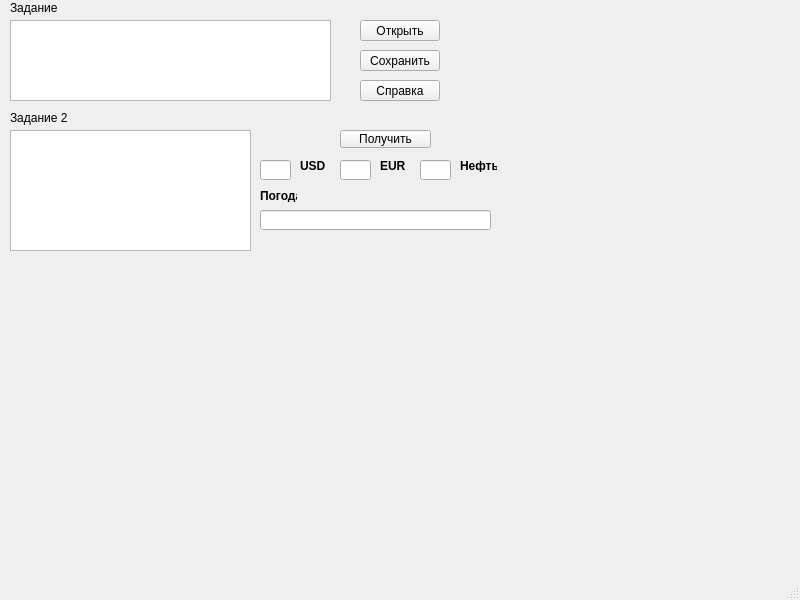
<?xml version="1.0" encoding="UTF-8"?>
<ui version="4.0">
 <class>MainWindow</class>
 <widget class="QMainWindow" name="MainWindow">
  <property name="geometry">
   <rect>
    <x>0</x>
    <y>0</y>
    <width>800</width>
    <height>600</height>
   </rect>
  </property>
  <property name="windowTitle">
   <string>MainWindow</string>
  </property>
  <widget class="QWidget" name="centralwidget">
   <widget class="QPlainTextEdit" name="plainTextEdit">
    <property name="geometry">
     <rect>
      <x>10</x>
      <y>20</y>
      <width>321</width>
      <height>81</height>
     </rect>
    </property>
   </widget>
   <widget class="QPushButton" name="pushButton_open">
    <property name="geometry">
     <rect>
      <x>360</x>
      <y>20</y>
      <width>80</width>
      <height>21</height>
     </rect>
    </property>
    <property name="text">
     <string>Открыть</string>
    </property>
   </widget>
   <widget class="QPushButton" name="pushButton_save">
    <property name="geometry">
     <rect>
      <x>360</x>
      <y>50</y>
      <width>80</width>
      <height>21</height>
     </rect>
    </property>
    <property name="text">
     <string>Сохранить</string>
    </property>
   </widget>
   <widget class="QPushButton" name="pushButton_info">
    <property name="geometry">
     <rect>
      <x>360</x>
      <y>80</y>
      <width>80</width>
      <height>21</height>
     </rect>
    </property>
    <property name="text">
     <string>Справка</string>
    </property>
   </widget>
   <widget class="QLabel" name="label">
    <property name="geometry">
     <rect>
      <x>10</x>
      <y>0</y>
      <width>51</width>
      <height>16</height>
     </rect>
    </property>
    <property name="text">
     <string>Задание 1</string>
    </property>
   </widget>
   <widget class="QLabel" name="label_2">
    <property name="geometry">
     <rect>
      <x>10</x>
      <y>110</y>
      <width>61</width>
      <height>16</height>
     </rect>
    </property>
    <property name="text">
     <string>Задание 2</string>
    </property>
   </widget>
   <widget class="QPlainTextEdit" name="plainTextEdit_2">
    <property name="geometry">
     <rect>
      <x>10</x>
      <y>130</y>
      <width>241</width>
      <height>121</height>
     </rect>
    </property>
   </widget>
   <widget class="QPushButton" name="pushButton_get">
    <property name="geometry">
     <rect>
      <x>340</x>
      <y>130</y>
      <width>91</width>
      <height>18</height>
     </rect>
    </property>
    <property name="text">
     <string>Получить</string>
    </property>
   </widget>
   <widget class="QLineEdit" name="lineEditUSD">
    <property name="geometry">
     <rect>
      <x>260</x>
      <y>160</y>
      <width>31</width>
      <height>20</height>
     </rect>
    </property>
   </widget>
   <widget class="QLineEdit" name="lineEditEUR">
    <property name="geometry">
     <rect>
      <x>340</x>
      <y>160</y>
      <width>31</width>
      <height>20</height>
     </rect>
    </property>
   </widget>
   <widget class="QLineEdit" name="lineEditOIL">
    <property name="geometry">
     <rect>
      <x>420</x>
      <y>160</y>
      <width>31</width>
      <height>20</height>
     </rect>
    </property>
   </widget>
   <widget class="QLabel" name="label_3">
    <property name="geometry">
     <rect>
      <x>300</x>
      <y>160</y>
      <width>37</width>
      <height>12</height>
     </rect>
    </property>
    <property name="font">
     <font>
      <bold>true</bold>
     </font>
    </property>
    <property name="text">
     <string>USD</string>
    </property>
   </widget>
   <widget class="QLabel" name="label_4">
    <property name="geometry">
     <rect>
      <x>380</x>
      <y>160</y>
      <width>37</width>
      <height>12</height>
     </rect>
    </property>
    <property name="font">
     <font>
      <bold>true</bold>
     </font>
    </property>
    <property name="text">
     <string>EUR</string>
    </property>
   </widget>
   <widget class="QLabel" name="label_5">
    <property name="geometry">
     <rect>
      <x>460</x>
      <y>160</y>
      <width>37</width>
      <height>12</height>
     </rect>
    </property>
    <property name="font">
     <font>
      <bold>true</bold>
     </font>
    </property>
    <property name="text">
     <string>Нефть</string>
    </property>
   </widget>
   <widget class="QLabel" name="label_6">
    <property name="geometry">
     <rect>
      <x>260</x>
      <y>190</y>
      <width>37</width>
      <height>12</height>
     </rect>
    </property>
    <property name="font">
     <font>
      <bold>true</bold>
     </font>
    </property>
    <property name="text">
     <string>Погода</string>
    </property>
   </widget>
   <widget class="QLineEdit" name="lineEditW">
    <property name="geometry">
     <rect>
      <x>260</x>
      <y>210</y>
      <width>231</width>
      <height>20</height>
     </rect>
    </property>
   </widget>
  </widget>
  <widget class="QMenuBar" name="menubar">
   <property name="geometry">
    <rect>
     <x>0</x>
     <y>0</y>
     <width>800</width>
     <height>17</height>
    </rect>
   </property>
  </widget>
  <widget class="QStatusBar" name="statusbar"/>
 </widget>
 <resources/>
 <connections/>
</ui>
